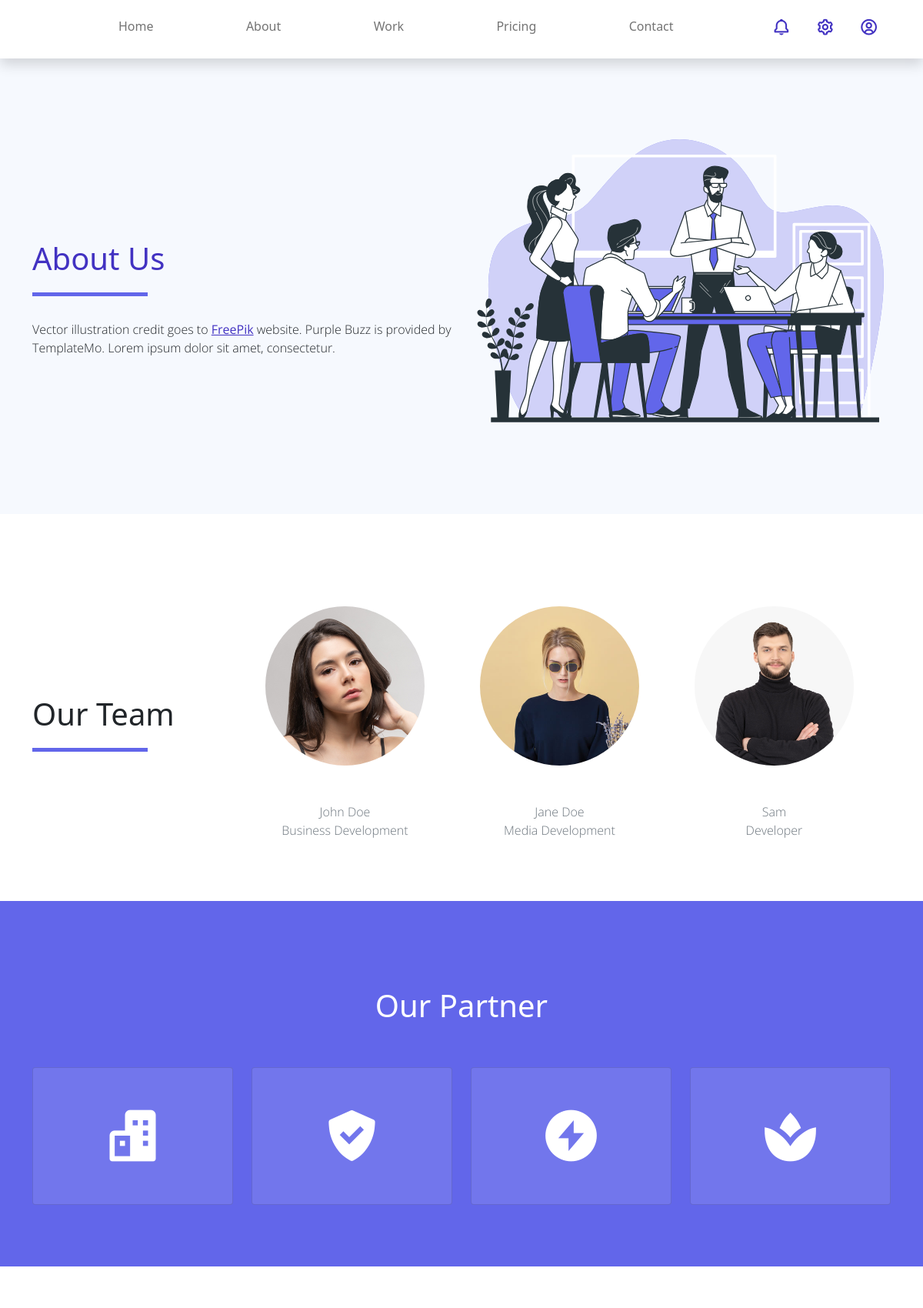
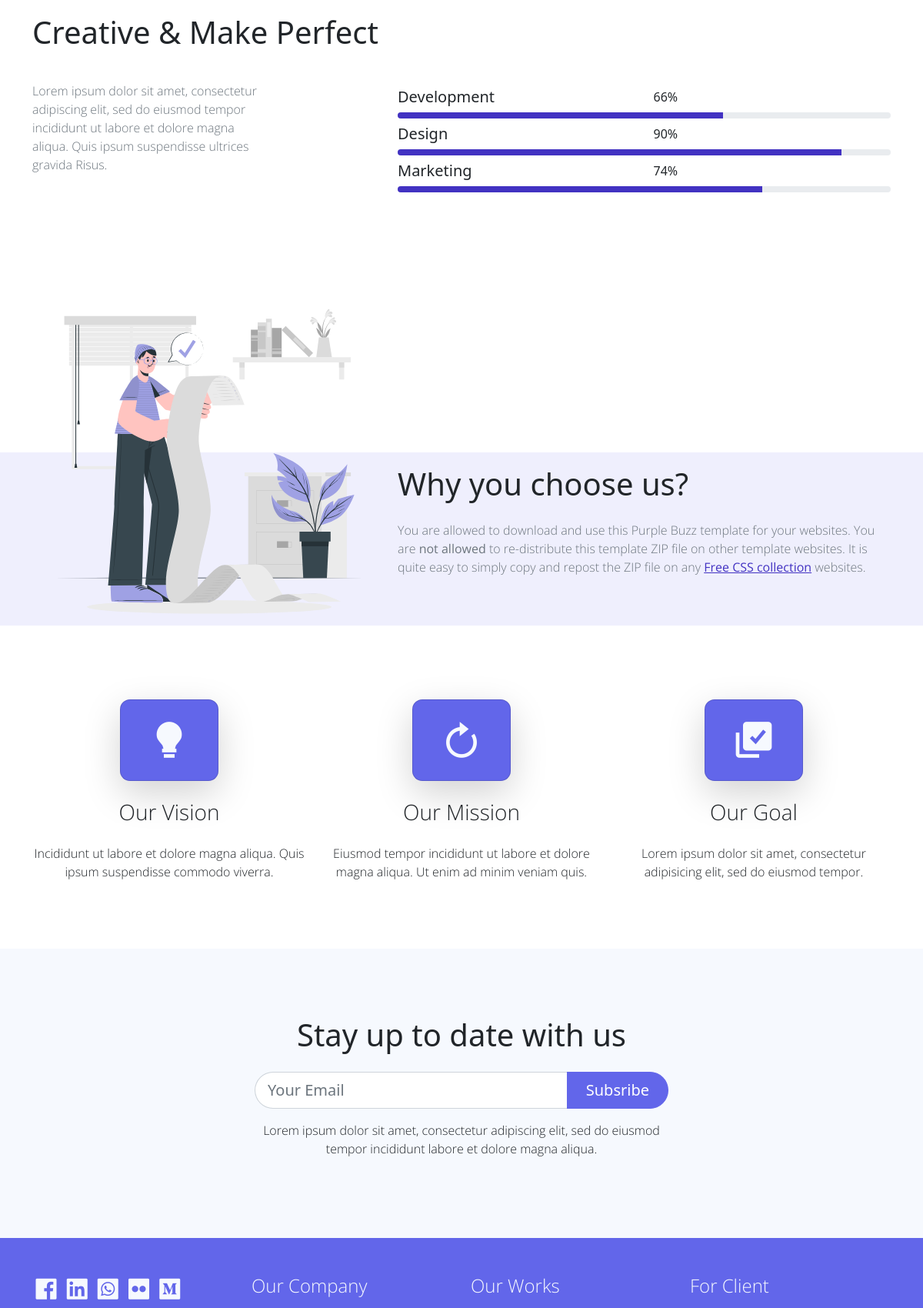
The page /about/ (upper part) on the database its author committed (2 pictures, top to bottom).
### siteweb/models.py (models this page shows)
class BaseField(models.Model):
    create_at = models.DateField(auto_now_add=True)
    update_at = models.DateField(auto_now=True)
    status = models.BooleanField(default=True)
    class Meta:
        abstract = True

class AboutInfo(BaseField):
    image = models.FileField(upload_to='images')
    descriptionabout = models.TextField()
    descriptionteam = models.TextField()
    descriptionstat = models.TextField()
    descriptionnewsletters = models.TextField()
    soutitre_image =models.FileField(upload_to='images')
    soutitre_titre = models.CharField(max_length=250)
    option = models.ManyToManyField("siteweb.OptionAbout", verbose_name=("OptionAbout"),null = True)
    class Meta:
        verbose_name = 'AboutInfo'
        verbose_name_plural = 'AboutInfos'

### siteweb/views.py (the view)
# urls.py: path('about/', views.about , name= 'about'),
def about(request):
    infoabout = models.AboutInfo.objects.filter(status = True)
    return render(request, 'about.html',locals())

### templates/about.html (shortened to what this page needs)
{% extends 'base/base.html' %}
{% load static %}
{% block contente %}
<section class="bg-light w-100">
    <div class="container">
    {% for infoabout in infoabout %}
        <div class="row d-flex align-items-center py-5">
            <div class="col-lg-6 text-start">
                <h1 class="h2 py-5 text-primary typo-space-line">About Us</h1>
                <p class="light-300">
                   {{infoabout.descriptionabout|safe}}
                </p>
            </div>
            <div class="col-lg-6">
                <img src="{{infoabout.image.url|safe}}">
            </div>
        </div>
    {% endfor %}
    </div>
</section>
<section class="container py-5">
    <div class="pt-5 pb-3 d-lg-flex align-items-center gx-5">
        <div class="col-lg-3">
            <h2 class="h2 py-5 typo-space-line">Our Team</h2>
        </div>
        <div class="col-lg-9 row">
            <div class="team-member col-md-4">
                <img class="team-member-img img-fluid rounded-circle p-4" src="{% static './assets/img/team-01.jpg' %}" alt="Card image">
                <ul class="team-member-caption list-unstyled text-center pt-4 text-muted light-300">
                    <li>John Doe</li>
                    <li>Business Development</li>
                </ul>
            </div>
            <div class="team-member col-md-4">
                <img class="team-member-img img-fluid rounded-circle p-4" src="{% static './assets/img/team-02.jpg' %}" alt="Card image">
                <ul class="team-member-caption list-unstyled text-center pt-4 text-muted light-300">
                    <li>Jane Doe</li>
                    <li>Media Development</li>
                </ul>
            </div>
            <div class="team-member col-md-4">
                <img class="team-member-img img-fluid rounded-circle p-4" src="{% static './assets/img/team-03.jpg' %}" alt="Card image">
                <ul class="team-member-caption list-unstyled text-center pt-4 text-muted light-300">
                    <li>Sam</li>
                    <li>Developer</li>
                </ul>
            </div>
        </div>
    </div>
</section>
<section class="bg-secondary py-3">
    <div class="container py-5">
        <h2 class="h2 text-white text-center py-5">Our Partner</h2>
        <div class="row text-center">
            <div class="col-md-3 mb-3">
                <div class="card partner-wap py-5">
                    <a href="#"><i class='display-1 text-white bx bxs-buildings'></i></a>
                </div>
            </div>
            <div class="col-md-3 mb-3">
                <div class="card partner-wap py-5">
                    <a href="#"><i class='display-1 bx text-white bxs-check-shield bx-lg'></i></a>
                </div>
            </div>
            <div class="col-md-3 mb-3">
                <div class="card partner-wap py-5">
                    <a href="#"><i class='display-1 text-white bx bxs-bolt-circle'></i></a>
                </div>
            </div>
            <div class="col-md-3 mb-3">
                <div class="card partner-wap py-5">
                    <a href="#"><i class='display-1 text-white bx bxs-spa'></i></a>
                </div>
            </div>
        </div>
    </div>
</section>
<section class="bg-white py-5">
    <div class="container my-4">
        <h1 class="creative-heading h2 pb-3">Creative & Make Perfect</h1>
        <div class="creative-content row py-3">
            <div class="col-md-5">
                <p class="text-muted col-lg-8 light-300">Lorem ipsum dolor sit amet, consectetur adipiscing elit, sed do eiusmod tempor incididunt ut labore et dolore magna aliqua. Quis ipsum suspendisse ultrices gravida Risus.
                </p>
            </div>
            <div class="creative-progress col-md-7">
                <div class="row mt-4 mt-sm-2">
                    <div class="col-6">
                        <h4 class="h5">Development</h4>
                    </div>
                    <div class="col-6 text-right">66%</div>
                </div>
                <div class="progress">
                    <div class="progress-bar" role="progressbar" style="width: 66%" aria-valuenow="66" aria-valuemin="0" aria-valuemax="100"></div>
                </div>
                <div class="row mt-4 mt-sm-2">
                    <div class="col-6">
                        <h4 class="h5">Design</h4>
                    </div>
                    <div class="col-6 text-right">90%</div>
                </div>
                <div class="progress">
                    <div class="progress-bar" role="progressbar" style="width: 90%" aria-valuenow="90" aria-valuemin="0" aria-valuemax="100"></div>
                </div>
                <div class="row mt-4 mt-sm-2">
                    <div class="col-6">
                        <h4 class="h5">Marketing</h4>
                    </div>
                    <div class="col-6 text-right">74%</div>
                </div>
                <div class="progress">
                    <div class="progress-bar" role="progressbar" style="width: 74%" aria-valuenow="74" aria-valuemin="0" aria-valuemax="100"></div>
                </div>
            </div>
        </div>
    </div>
</section>
<section class="why-us banner-bg bg-light">
    <div class="container my-4">
        <div class="row">
            <div class="banner-img col-lg-5">
                <img src="{% static './assets/img/work.svg' %}" class="rounded img-fluid" alt="">
            </div>
            <div class="banner-content col-lg-7 align-self-end">
                <h2 class="h2 pb-3">Why you choose us?</h2>
                <p class="text-muted pb-5 light-300">
                You are allowed to download and use this Purple Buzz template for your websites. You are <strong>not allowed</strong> to re-distribute this template ZIP file on other template websites. It is quite easy to simply copy and repost the ZIP file on any <a rel="nofollow" href="https://www.google.com/search?q=free+css" target="_blank">Free CSS collection</a> websites.</p>
            </div>
        </div>
    </div>
</section>
<section class="banner-bg bg-white py-5">
    <div class="container my-4">
        <div class="row text-center">
            <div class="objective col-lg-4">
                <div class="objective-icon card m-auto py-4 mb-2 mb-sm-4 bg-secondary shadow-lg">
                    <i class="display-4 bx bxs-bulb text-light"></i>
                </div>
                <h2 class="objective-heading h3 mb-2 mb-sm-4 light-300">Our Vision</h2>
                <p class="light-300">
                    Incididunt ut labore et dolore magna aliqua. Quis ipsum suspendisse commodo viverra.
                </p>
            </div>
            <div class="objective col-lg-4 mt-sm-0 mt-4">
                <div class="objective-icon card m-auto py-4 mb-2 mb-sm-4 bg-secondary shadow-lg">
                    <i class='display-4 bx bx-revision text-light'></i>
                </div>
                <h2 class="objective-heading h3 mb-2 mb-sm-4 light-300">Our Mission</h2>
                <p class="light-300">
                    Eiusmod tempor incididunt ut labore et dolore magna aliqua.
                    Ut enim ad minim veniam quis.
                </p>
            </div>
            <div class="objective col-lg-4 mt-sm-0 mt-4">
                <div class="objective-icon card m-auto py-4 mb-2 mb-sm-4 bg-secondary shadow-lg">
                    <i class="display-4 bx bxs-select-multiple text-light"></i>
                </div>
                <h2 class="objective-heading h3 mb-2 mb-sm-4 light-300">Our Goal</h2>
                <p class="light-300">
                    Lorem ipsum dolor sit amet, consectetur adipisicing elit,
                    sed do eiusmod tempor.
                </p>
            </div>
        </div>
    </div>
</section>
<section class="banner-bg bg-light py-5">
    <div class="container">
        <div class="row">
            <div class="col-lg-6 mx-auto my-4 p-3">
                <form action="#" method="get"><h1 class="h2 text-center">Stay up to date with us</h1>
                <div class="input-group py-3">
                    <input name="email" type="text" class="form-control form-control-lg rounded-pill rounded-end" id="email" placeholder="Your Email" aria-label="Your Email">
                    <button class="btn btn-secondary text-white btn-lg rounded-pill rounded-start px-lg-4" type="submit">Subsribe</button>
                </div>
                <p class="text-center light-300">Lorem ipsum dolor sit amet, consectetur adipiscing elit, sed do eiusmod tempor incididunt labore et dolore magna aliqua.</p>
                </form>
            </div>
        </div>
    </div>
</section>
{% endblock contente %}

### static/assets/css/templatemo.css (style rules this page uses)
html { font-family: 'Open Sans', sans-serif; }
p, a { font-weight: 400; }
.h2 { font-size: 40px; }
.h3 { font-size: 28px; }
.light-300 { font-family: 'Open Sans', sans-serif !important; font-weight: 300; }
.typo-space-line::after, .typo-space-line-center::after { content: ""; width: 150px; display:block; position: absolute; border-bottom: 5px solid #6266ea; padding-top: .5em; }
.progress { height: 8px; }
.objective-icon { border-radius: 13px; width: 8rem; }
.partner-wap { background-color: #7276ec; transition: 1s; cursor: pointer; }
.why-us { background: rgb(239,239,253); background: -moz-linear-gradient(0deg, rgba(239,239,253,1) 50%, rgba(255,255,255,1) 50%); background: -webkit-linear-gradient(0deg, rgba(239,239,253,1) 50%, rgba(255,255,255,1) 50%); background: linear-gradient(0deg, rgba(239,239,253,1) 50%, rgba(255,255,255,1) 50%); filter: progid:DXImageTransform.Microsoft.gradient(startColorstr="#efeffd",endColorstr="#ffffff",GradientType=1); }
.team-member-img { transition-duration: 0.15s; }

### rows shown on the page
AboutInfo: descriptionabout "Vector illustration credit goes to FreePik website. Purple Buzz is provided by TemplateMo. Lorem ipsum dolor sit amet, consectetur.", image (picture)
